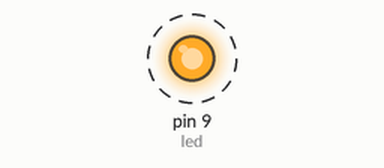
The sketch below on a simulated Arduino Uno, built with avr-gcc and run on an emulated ATmega328P. On the bench: output pins drawn as LEDs (lit = HIGH). Dashed ring = blinking.

Above: at 0.5 s.
Timing chart, 0 to 4.6 s (numbered marks = the images above):
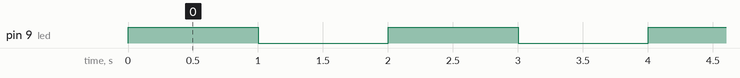

The sketch:

LED2.ino
```cpp
#define DELAY_TIME 1000
int led = 9;

void setup()
{
  pinMode(led, OUTPUT);
}

void loop()
{
  digitalWrite(led, HIGH);
  delay(DELAY_TIME);
  digitalWrite(led, LOW);
  delay(DELAY_TIME);
}
```

Measured:
- by itself, pin 9 (led): alternates HIGH for 1.0 s and LOW for 1.0 s
